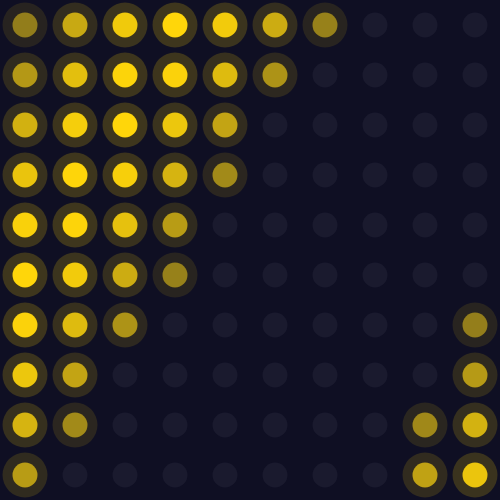
Frame 1 (no input)
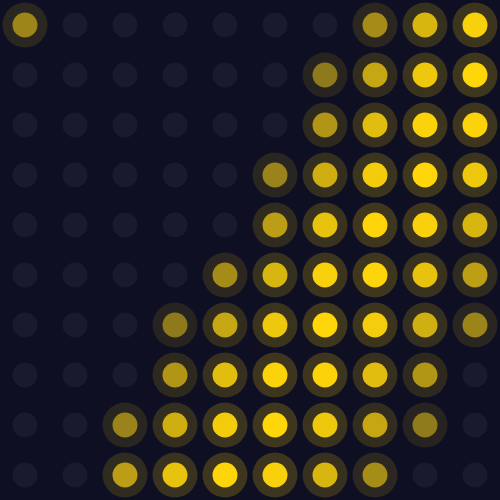
Frame 60 (no input)
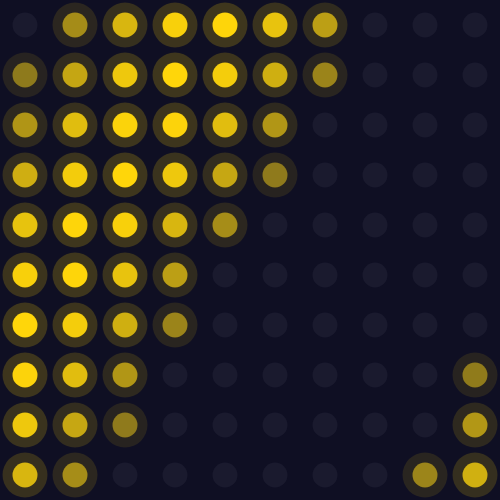
Frame 120 (the mouse pressed at the canvas centre since frame 60)

The p5.js sketch that drew these frames (run headless with seeded random() and noise() and a simulated clock; from frame 60 on, the mouse is pressed at the canvas centre):

// p5.js sketch
// ── sketch.js
// GENUARY 06 - Lumières allumées/éteintes
// Grille de lumières qui s'allument et s'éteignent en vagues

let cols = 10;
let rows = 10;
let lights = [];

let ON = "#ffd60a";
let OFF = "#1a1a2e";
let FOND = "#0f0f23";

function setup() {
  createCanvas(500, 500);
  noStroke();

  // Initialiser les lumières
  for (let i = 0; i < cols; i++) {
    lights[i] = [];
    for (let j = 0; j < rows; j++) {
      lights[i][j] = 0;
    }
  }
}

function draw() {
  background(FOND);

  let cellW = width / cols;
  let cellH = height / rows;
  let time = frameCount * 0.05;

  for (let i = 0; i < cols; i++) {
    for (let j = 0; j < rows; j++) {
      let x = i * cellW + cellW / 2;
      let y = j * cellH + cellH / 2;

      // Onde sinusoïdale pour allumer/éteindre
      let wave = sin(time + i * 0.5 + j * 0.3);
      let isOn = wave > 0;

      // Intensité de la lumière
      let brightness = map(wave, -1, 1, 0, 1);
      brightness = constrain(brightness, 0, 1);

      // Dessiner la lumière
      if (isOn) {
        // Halo
        fill(255, 214, 10, brightness * 50);
        ellipse(x, y, cellW * 0.9, cellH * 0.9);

        // Lumière centrale
        fill(lerpColor(color(OFF), color(ON), brightness));
        ellipse(x, y, cellW * 0.5, cellH * 0.5);
      } else {
        fill(OFF);
        ellipse(x, y, cellW * 0.5, cellH * 0.5);
      }
    }
  }
}
